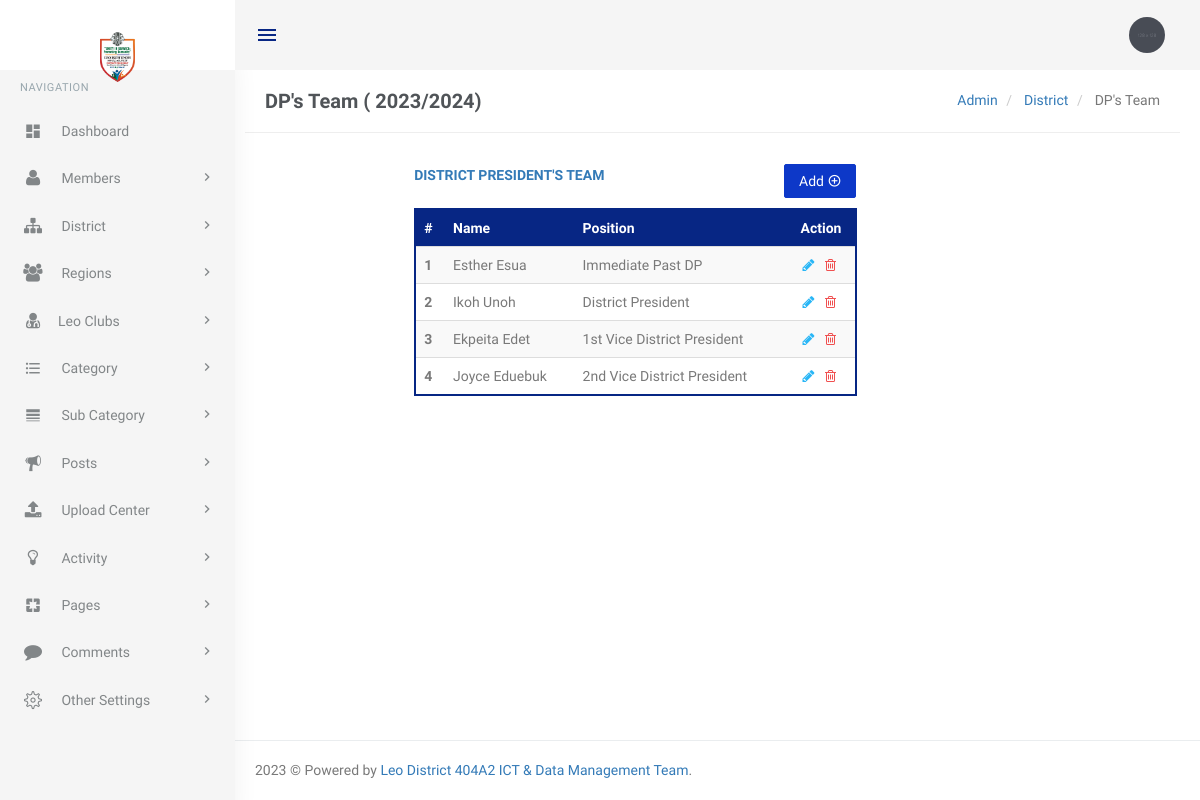
The page /app/dp-team (signed in) on the database its author committed.
### tables this page shows
CREATE TABLE `tblserviceyr` (
  `serviceYrID` int(11) NOT NULL,
  `serviceYr` varchar(10) NOT NULL,
  `start_date` date NOT NULL,
  `stop_date` date NOT NULL,
  `dateUpdated` datetime DEFAULT current_timestamp(),
  `updatedBy` int(11) DEFAULT NULL,
  `isActive` int(1) NOT NULL DEFAULT 1
);

CREATE TABLE `tbldpsteam` (
  `teamID` int(11) NOT NULL,
  `memberName` varchar(60) NOT NULL,
  `dOfficesID` int(11) NOT NULL,
  `fbProfile` varchar(50) NOT NULL,
  `lnProfile` varchar(50) NOT NULL,
  `igProfile` varchar(50) NOT NULL,
  `foto` varchar(100) NOT NULL,
  `serviceYrID` int(11) NOT NULL,
  `dateUpdated` datetime DEFAULT current_timestamp(),
  `updatedBy` int(11) DEFAULT NULL
);

CREATE TABLE `tbldistrictoffices` (
  `dOfficesID` int(11) NOT NULL,
  `position` varchar(50) NOT NULL,
  `abbr` varchar(10) NOT NULL,
  `dateUpdated` datetime DEFAULT current_timestamp(),
  `updatedBy` int(11) DEFAULT NULL,
  `isActive` int(1) NOT NULL DEFAULT 1
);

### app/dp-team.php (the view, shortened to what this page needs)
<?php
include('includes/config.php');
if (strlen($_SESSION['login']) == 0) {
    header('location:index');
} else {
    ?>
<!DOCTYPE html>
<html lang="en">
<?php include('includes/pages-head.php'); ?>
<body class="fixed-left">
    <div id="wrapper">
        <?php include('includes/topheader.php'); ?>
        <?php include('includes/leftsidebar.php'); ?>
        <div class="content-page">
            <div class="content">
                <div class="container">
                    <?php
                        $lsyQuery = "SELECT *  From tblserviceyr ORDER BY serviceYrID  desc";
                        $query = mysqli_query($con, $lsyQuery);
                        $result = mysqli_fetch_assoc($query);
                        $currentLSYID = $result['serviceYr'];
                        ?>
                    <div class="row">
                        <div class="col-xs-12">
                            <div class="page-title-box">
                                <h4 class="page-title">DP's Team (
                                    <?php echo $currentLSYID; ?>)
                                </h4>
                                <ol class="breadcrumb p-0 m-0">
                                    <li>
                                        <a href="#">Admin</a>
                                    </li>
                                    <li>
                                        <a href="#">District </a>
                                    </li>
                                    <li class="active">
                                        DP's Team
                                    </li>
                                </ol>
                                <div class="clearfix"></div>
                            </div>
                        </div>
                    </div>
                    <div class="row">
                        <div class="col-sm-6">
                        </div>
                        <div class="row">
                            <div class="col-md-12">
                                <div class="demo-box m-t-20">
                                    <div class="col-md-6 col-sm-12 col-md-offset-2" style="margin-bottom: 50px">
                                        <p class=" text-uppercase font-600 font-secondary text-overflow"><a>District
                                                President's
                                                Team</a>
                                            <button id="addToTable" class=" btn btn-success waves-effect waves-light"
                                                style="float: right" title="Add position"
                                                onclick="addPositionForm();">Add
                                                <i class="mdi mdi-plus-circle-outline"></i></button>
                                        </p>
                                        <div class="table-responsive table-wrapper-scroll-y custom-table-scrollbar">
                                            <table
                                                class="table m-0 table-colored-bordered table-bordered-primary table-striped"
                                                id="table_filter">
                                                <thead>
                                                    <tr>
                                                        <th>#</th>
                                                        <th> Name</th>
                                                        <th> Position</th>
                                                        <th style="text-align:center">Action</th>
                                                    </tr>
                                                </thead>
                                                <tbody>
                                                    <?php
                                                        $select_query = "SELECT * from  tbldpsteam d JOIN tbldistrictoffices o ON o.dOfficesID = d.dOfficesID
                                                         JOIN tblserviceyr s ON s.serviceYrID  = d.serviceYrID ";
                                                        $query = mysqli_query($con, $select_query);
                                                        $rowcount = mysqli_num_rows($query);
                                                        $cnt = 1;
                                                        if ($rowcount == 0) { ?>
                                                    <tr>
                                                        <td colspan="7" align="center">
                                                            <h3 style="color:red">No entry yet</h3>
                                                        </td>
                                                    <tr>
                                                        <?php } else {
                                                            while ($row = mysqli_fetch_array($query)) {
                                                                ?>
                                                    <tr>
                                                        <th scope="row">
                                                            <?php echo htmlentities($cnt); ?>
                                                        </th>
                                                        <td>
                                                            <?php echo htmlentities($row['memberName']); ?>
                                                        </td>
                                                        <td>
                                                            <?php echo htmlentities($row['position']); ?>
                                                        </td>
                                                        <td style="text-align:center">
                                                        <a href="edit-centre?dptid=<?php echo htmlentities($row['teamID']); ?>"><i class="fa fa-pencil" style="color: #29b6f6;" title="Edit this Member details"></i></a>
                                                            <a
                                                                href="?deldptid=<?php echo htmlentities($row['teamID']); ?>"><i
                                                                    class="fa fa-trash-o"
                                                                    style="color: #f05050;" onclick="return confirm('Do you really want to delete ?')"></i>&nbsp; </a>
                                                        </td>
                                                    </tr>
                                                    <?php
                                                                $cnt++;
                                                            }
                                                        } ?>
                                                </tbody>
                                            </table>
                                        </div>
                                    </div>
                                </div>
                            </div>
                        </div>
                    </div>
                </div>
                <?php include('includes/footer.php'); ?>
</body>
</html>
<?php } ?>

### app/assets/css/core.css (style rules this page uses)
body { font-family: 'Varela Round', sans-serif; margin: 0; padding-bottom: 60px; overflow-x: hidden; color: #797979; }
html { position: relative; min-height: 100%; }
.h1, .h2, .h3, .h4, .h5, .h6, h1, h2, h3, h4, h5, h6 { color: #505458; font-family: 'varela round', sans-serif; margin: 10px 0; }
p { line-height: 1.6; }
* { outline: none !important; }
.container { width: auto; }
#wrapper { height: 100%; overflow: hidden; width: 100%; }
.p-0 { padding: 0 !important; }
.m-0 { margin: 0 !important; }
.m-t-20 { margin-top: 20px !important; }
.text-overflow { text-overflow: ellipsis; white-space: nowrap; display: block; width: 100%; overflow: hidden; }
.font-secondary { font-family: 'varela round', sans-serif; }
.font-600 { font-weight: 600; }
.row { margin-right: -10px; margin-left: -10px; }
.col-lg-1, .col-lg-10, .col-lg-11, .col-lg-12, .col-lg-2, .col-lg-3, .col-lg-4, .col-lg-5, .col-lg-6, .col-lg-7, .col-lg-8, .col-lg-9, .col-md-1, .col-md-10, .col-md-11, .col-md-12, .col-md-2, .col-md-3, .col-md-4, .col-md-5, .col-md-6, .col-md-7, .col-md-8, .col-md-9, .col-sm-1, .col-sm-10, .col-sm-11, .col-sm-12, .col-sm-2, .col-sm-3, .col-sm-4, .col-sm-5, .col-sm-6, .col-sm-7, .col-sm-8, .col-sm-9, .col-xs-1, .col-xs-10, .col-xs-11, .col-xs-12, .col-xs-2, .col-xs-3, .col-xs-4, .col-xs-5, .col-xs-6, .col-xs-7, .col-xs-8, .col-xs-9 { padding-left: 10px; padding-right: 10px; }
.breadcrumb { background-color: transparent; margin-bottom: 15px; padding-top: 10px; padding-left: 0; }
.waves-effect { position: relative; cursor: pointer; display: inline-block; overflow: hidden; -webkit-user-select: none; -moz-user-select: none; -ms-user-select: none; user-select: none; -webkit-tap-highlight-color: transparent; vertical-align: middle; z-index: 1; will-change: opacity, transform; -webkit-transition: all 0.3s ease-out; -moz-transition: all 0.3s ease-out; -o-transition: all 0.3s ease-out; -ms-transition: all 0.3s ease-out; transition: all 0.3s ease-out; }
.demo-box { padding: 10px 15px; }

### app/assets/css/menu.css (style rules this page uses)
.content-page { margin-left: 225px; overflow: hidden; }
.content-page .content { padding: 0 5px 10px 5px; margin-top: 70px; }
.page-title { font-size: 20px; margin-bottom: 0; margin-top: 0; font-weight: 600; }
.page-title-box { padding: 20px; border-bottom: 1px solid #eee; }
.page-title-box .page-title { margin-bottom: 0; float: left; }
.page-title-box .breadcrumb { float: right; background-color: transparent !important; }

### rows shown on the page
tblserviceyr: serviceYr "2023/2024"
tbldpsteam: memberName "Esther Esua", dOfficesID.position "Immediate Past DP"
tbldpsteam: memberName "Ikoh Unoh", dOfficesID.position "District President"
tbldpsteam: memberName "Ekpeita Edet", dOfficesID.position "1st Vice District President"
tbldpsteam: memberName "Joyce Eduebuk", dOfficesID.position "2nd Vice District President"
